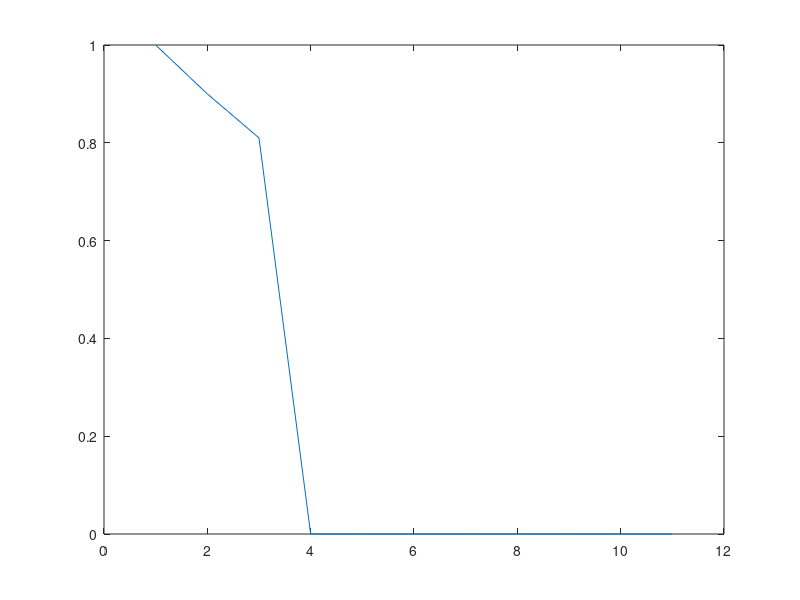

Source code (MATLAB):
function practice_08
    pkg load signal;
    clear all;
    close all;
    clc;
    a = [1];
    b = [1 0.9 0.81];
    x = [1 zeros(1, 10)];
    y = filter(b, a, x);
    figure;
    plot(y);

end